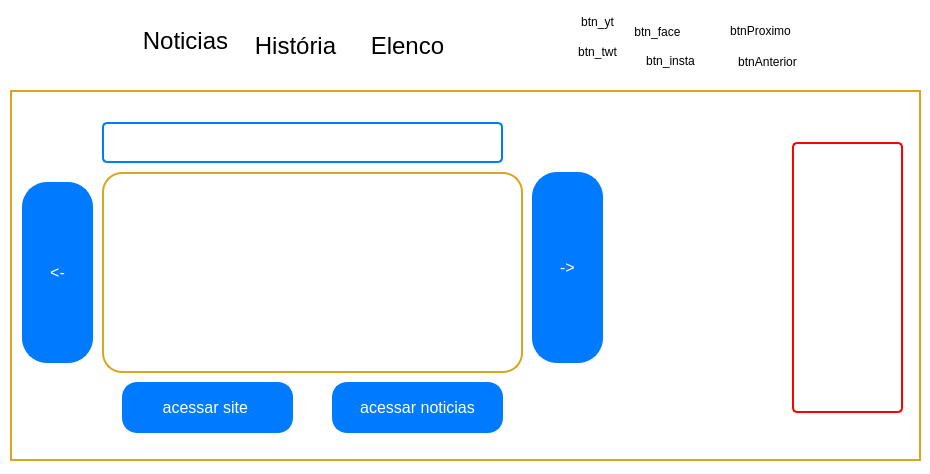
<?xml version="1.0" encoding="UTF-8"?>
<ui version="4.0">
 <class>MainWindow</class>
 <widget class="QMainWindow" name="MainWindow">
  <property name="geometry">
   <rect>
    <x>0</x>
    <y>0</y>
    <width>930</width>
    <height>474</height>
   </rect>
  </property>
  <property name="maximumSize">
   <size>
    <width>930</width>
    <height>474</height>
   </size>
  </property>
  <property name="windowTitle">
   <string>MainWindow</string>
  </property>
  <property name="styleSheet">
   <string notr="true">background-color: white</string>
  </property>
  <widget class="QWidget" name="centralwidget">
   <widget class="QWidget" name="widget" native="true">
    <property name="geometry">
     <rect>
      <x>10</x>
      <y>10</y>
      <width>911</width>
      <height>451</height>
     </rect>
    </property>
    <property name="styleSheet">
     <string notr="true">rgba (0,0,0,0)
background-color: white</string>
    </property>
    <widget class="QLabel" name="logo">
     <property name="geometry">
      <rect>
       <x>10</x>
       <y>10</y>
       <width>91</width>
       <height>71</height>
      </rect>
     </property>
     <property name="text">
      <string/>
     </property>
     <property name="pixmap">
      <pixmap>Real Madrid.jpg</pixmap>
     </property>
     <property name="scaledContents">
      <bool>true</bool>
     </property>
    </widget>
    <widget class="QPushButton" name="noticias">
     <property name="geometry">
      <rect>
       <x>130</x>
       <y>10</y>
       <width>91</width>
       <height>41</height>
      </rect>
     </property>
     <property name="font">
      <font>
       <pointsize>18</pointsize>
      </font>
     </property>
     <property name="text">
      <string>Noticias</string>
     </property>
     <property name="autoDefault">
      <bool>false</bool>
     </property>
     <property name="default">
      <bool>false</bool>
     </property>
     <property name="flat">
      <bool>true</bool>
     </property>
    </widget>
    <widget class="QPushButton" name="classificacao">
     <property name="geometry">
      <rect>
       <x>230</x>
       <y>20</y>
       <width>111</width>
       <height>31</height>
      </rect>
     </property>
     <property name="font">
      <font>
       <pointsize>18</pointsize>
      </font>
     </property>
     <property name="text">
      <string>História</string>
     </property>
     <property name="flat">
      <bool>true</bool>
     </property>
    </widget>
    <widget class="QPushButton" name="elenco">
     <property name="geometry">
      <rect>
       <x>360</x>
       <y>20</y>
       <width>75</width>
       <height>31</height>
      </rect>
     </property>
     <property name="font">
      <font>
       <pointsize>18</pointsize>
      </font>
     </property>
     <property name="text">
      <string>Elenco</string>
     </property>
     <property name="flat">
      <bool>true</bool>
     </property>
    </widget>
    <widget class="QPushButton" name="btn_yt">
     <property name="geometry">
      <rect>
       <x>550</x>
       <y>0</y>
       <width>75</width>
       <height>23</height>
      </rect>
     </property>
     <property name="text">
      <string>btn_yt</string>
     </property>
     <property name="flat">
      <bool>true</bool>
     </property>
    </widget>
    <widget class="QPushButton" name="btn_face">
     <property name="geometry">
      <rect>
       <x>610</x>
       <y>10</y>
       <width>75</width>
       <height>23</height>
      </rect>
     </property>
     <property name="text">
      <string>btn_face</string>
     </property>
     <property name="flat">
      <bool>true</bool>
     </property>
    </widget>
    <widget class="QPushButton" name="btnDescer">
     <property name="geometry">
      <rect>
       <x>710</x>
       <y>0</y>
       <width>81</width>
       <height>41</height>
      </rect>
     </property>
     <property name="styleSheet">
      <string notr="true"/>
     </property>
     <property name="text">
      <string>btnProximo</string>
     </property>
     <property name="default">
      <bool>false</bool>
     </property>
     <property name="flat">
      <bool>true</bool>
     </property>
    </widget>
    <widget class="QPushButton" name="btn_insta">
     <property name="geometry">
      <rect>
       <x>620</x>
       <y>30</y>
       <width>81</width>
       <height>41</height>
      </rect>
     </property>
     <property name="styleSheet">
      <string notr="true">&lt;link href=&quot;https://www.instagram.com/realmadrid/&quot; rel=&quot;stykesheet&quot;&gt;</string>
     </property>
     <property name="text">
      <string>btn_insta</string>
     </property>
     <property name="flat">
      <bool>true</bool>
     </property>
    </widget>
    <widget class="QPushButton" name="btnAnterior">
     <property name="geometry">
      <rect>
       <x>720</x>
       <y>40</y>
       <width>75</width>
       <height>23</height>
      </rect>
     </property>
     <property name="text">
      <string>btnAnterior</string>
     </property>
     <property name="flat">
      <bool>true</bool>
     </property>
    </widget>
    <widget class="QPushButton" name="btn_twt">
     <property name="geometry">
      <rect>
       <x>550</x>
       <y>30</y>
       <width>75</width>
       <height>23</height>
      </rect>
     </property>
     <property name="text">
      <string>btn_twt</string>
     </property>
     <property name="flat">
      <bool>true</bool>
     </property>
    </widget>
    <widget class="QStackedWidget" name="stackedWidget">
     <property name="geometry">
      <rect>
       <x>0</x>
       <y>80</y>
       <width>911</width>
       <height>371</height>
      </rect>
     </property>
     <property name="font">
      <font>
       <pointsize>-1</pointsize>
      </font>
     </property>
     <property name="styleSheet">
      <string notr="true">
       
QStackedWidget {
    background-color: white;
    color: black;
    border: 2px solid  #daa520;
    padding: 10px;
    font-size: 14px;
}

QStackedWidget:focus {
    border: 2px solid #007bff;
}
</string>
     </property>
     <property name="currentIndex">
      <number>0</number>
     </property>
     <widget class="QWidget" name="page">
      <widget class="QTextEdit" name="btnResumo">
       <property name="geometry">
        <rect>
         <x>80</x>
         <y>70</y>
         <width>421</width>
         <height>201</height>
        </rect>
       </property>
       <property name="styleSheet">
        <string notr="true">
       
QTextEdit {
    background-color: white;
    color: black;
    border: 2px solid  #daa520;
    border-radius: 20px;
    padding: 10px;
    font-size: 14px;
}

QTextEdit:focus {
    border: 2px solid #007bff;
}
</string>
       </property>
       <property name="html">
        <string>&lt;!DOCTYPE HTML PUBLIC &quot;-//W3C//DTD HTML 4.0//EN&quot; &quot;http://www.w3.org/TR/REC-html40/strict.dtd&quot;&gt;
&lt;html&gt;&lt;head&gt;&lt;meta name=&quot;qrichtext&quot; content=&quot;1&quot; /&gt;&lt;style type=&quot;text/css&quot;&gt;
p, li { white-space: pre-wrap; }
&lt;/style&gt;&lt;/head&gt;&lt;body style=&quot; font-family:'MS Shell Dlg 2'; font-size:14px; font-weight:400; font-style:normal;&quot;&gt;
&lt;p style=&quot;-qt-paragraph-type:empty; margin-top:0px; margin-bottom:0px; margin-left:0px; margin-right:0px; -qt-block-indent:0; text-indent:0px;&quot;&gt;&lt;br /&gt;&lt;/p&gt;&lt;/body&gt;&lt;/html&gt;</string>
       </property>
      </widget>
      <widget class="QPushButton" name="btnLink">
       <property name="geometry">
        <rect>
         <x>100</x>
         <y>280</y>
         <width>171</width>
         <height>51</height>
        </rect>
       </property>
       <property name="styleSheet">
        <string notr="true">
QPushButton {
    background-color: #007bff;
    color: white;
    border: 2px solid #007bff;
    border-radius: 15px;
    padding: 10px 20px;
    font-size: 16px;
}

QPushButton:hover {
    background-color: #0056b3;
}

QPushButton:pressed {
    background-color: #004080;
}
</string>
       </property>
       <property name="text">
        <string>acessar site </string>
       </property>
      </widget>
      <widget class="QPushButton" name="btnLinkNoticia">
       <property name="geometry">
        <rect>
         <x>310</x>
         <y>280</y>
         <width>171</width>
         <height>51</height>
        </rect>
       </property>
       <property name="styleSheet">
        <string notr="true">
QPushButton {
    background-color: #007bff;
    color: white;
    border: 2px solid #007bff;
    border-radius: 15px;
    padding: 10px 20px;
    font-size: 16px;
}

QPushButton:hover {
    background-color: #0056b3;
}

QPushButton:pressed {
    background-color: #004080;
}
</string>
       </property>
       <property name="text">
        <string>acessar noticias</string>
       </property>
      </widget>
      <widget class="QLabel" name="btnTitulo">
       <property name="geometry">
        <rect>
         <x>80</x>
         <y>20</y>
         <width>401</width>
         <height>41</height>
        </rect>
       </property>
       <property name="styleSheet">
        <string notr="true">color: white;
    font-weight: bold;
    font-size: 12px;
    background-color: #ffff;
    border-radius: 5px;
    padding: 10px 20px;
    border: 2px solid #007bff;
</string>
       </property>
       <property name="text">
        <string>titulo</string>
       </property>
      </widget>
      <widget class="QLabel" name="btnMidias">
       <property name="geometry">
        <rect>
         <x>770</x>
         <y>40</y>
         <width>111</width>
         <height>271</height>
        </rect>
       </property>
       <property name="styleSheet">
        <string notr="true">color: white;
    font-weight: bold;
    font-size: 12px;
    background-color: #ffff;
    border-radius: 5px;
    padding: 10px 20px;
    border: 2px solid #ff0000;
</string>
       </property>
       <property name="text">
        <string/>
       </property>
      </widget>
      <widget class="QPushButton" name="btnProximo">
       <property name="geometry">
        <rect>
         <x>510</x>
         <y>70</y>
         <width>71</width>
         <height>191</height>
        </rect>
       </property>
       <property name="styleSheet">
        <string notr="true">
QPushButton {
    background-color: #007bff;
    color: white;
    border: 2px solid #007bff;
    border-radius: 25px;
    padding: 10px 20px;
    font-size: 16px;
}

QPushButton:hover {
    background-color: #0056b3;
}

QPushButton:pressed {
    background-color: #004080;
}
</string>
       </property>
       <property name="text">
        <string>-&gt;</string>
       </property>
      </widget>
      <widget class="QPushButton" name="btnAnterior_2">
       <property name="geometry">
        <rect>
         <x>0</x>
         <y>80</y>
         <width>71</width>
         <height>181</height>
        </rect>
       </property>
       <property name="styleSheet">
        <string notr="true">
QPushButton {
    background-color: #007bff;
    color: white;
    border: 2px solid #007bff;
    border-radius: 25px;
    padding: 10px 20px;
    font-size: 16px;
}

QPushButton:hover {
    background-color: #0056b3;
}

QPushButton:pressed {
    background-color: #004080;
}
</string>
       </property>
       <property name="text">
        <string>&lt;-</string>
       </property>
      </widget>
      <widget class="QLabel" name="face">
       <property name="geometry">
        <rect>
         <x>790</x>
         <y>50</y>
         <width>71</width>
         <height>61</height>
        </rect>
       </property>
       <property name="text">
        <string/>
       </property>
       <property name="pixmap">
        <pixmap>facebook vector logo  black - outline.jpg</pixmap>
       </property>
       <property name="scaledContents">
        <bool>true</bool>
       </property>
      </widget>
      <widget class="QLabel" name="insta">
       <property name="geometry">
        <rect>
         <x>790</x>
         <y>110</y>
         <width>71</width>
         <height>61</height>
        </rect>
       </property>
       <property name="text">
        <string/>
       </property>
       <property name="pixmap">
        <pixmap>0817158f3a05c0d62de647c28f4cde54.jpg</pixmap>
       </property>
       <property name="scaledContents">
        <bool>true</bool>
       </property>
      </widget>
      <widget class="QLabel" name="youtube">
       <property name="geometry">
        <rect>
         <x>790</x>
         <y>240</y>
         <width>71</width>
         <height>51</height>
        </rect>
       </property>
       <property name="text">
        <string/>
       </property>
       <property name="pixmap">
        <pixmap>Youtube free icons designed by Freepik.jpg</pixmap>
       </property>
       <property name="scaledContents">
        <bool>true</bool>
       </property>
      </widget>
      <widget class="QLabel" name="twitter">
       <property name="geometry">
        <rect>
         <x>790</x>
         <y>170</y>
         <width>71</width>
         <height>51</height>
        </rect>
       </property>
       <property name="text">
        <string/>
       </property>
       <property name="pixmap">
        <pixmap>X Twitter logo PNG, vector files free download - Brandlogos_net.jpg</pixmap>
       </property>
       <property name="scaledContents">
        <bool>true</bool>
       </property>
      </widget>
      <zorder>btnResumo</zorder>
      <zorder>btnLink</zorder>
      <zorder>btnLinkNoticia</zorder>
      <zorder>btnTitulo</zorder>
      <zorder>btnProximo</zorder>
      <zorder>btnAnterior_2</zorder>
      <zorder>btnMidias</zorder>
      <zorder>face</zorder>
      <zorder>insta</zorder>
      <zorder>youtube</zorder>
      <zorder>twitter</zorder>
     </widget>
     <widget class="QWidget" name="page_2">
      <widget class="QTextEdit" name="textEdit">
       <property name="geometry">
        <rect>
         <x>10</x>
         <y>10</y>
         <width>871</width>
         <height>331</height>
        </rect>
       </property>
       <property name="styleSheet">
        <string notr="true">
       
QTextEdit {
    background-color: white;
    color: black;
    border: 2px solid  #daa520;
    border-radius: 20px;
    padding: 10px;
    font-size: 14px;
}

QTextEdit:focus {
    border: 2px solid #007bff;
}

QtextEdit{
	text-align: justify;
}
</string>
       </property>
       <property name="html">
        <string>&lt;!DOCTYPE HTML PUBLIC &quot;-//W3C//DTD HTML 4.0//EN&quot; &quot;http://www.w3.org/TR/REC-html40/strict.dtd&quot;&gt;
&lt;html&gt;&lt;head&gt;&lt;meta name=&quot;qrichtext&quot; content=&quot;1&quot; /&gt;&lt;style type=&quot;text/css&quot;&gt;
p, li { white-space: pre-wrap; }
&lt;/style&gt;&lt;/head&gt;&lt;body style=&quot; font-family:'MS Shell Dlg 2'; font-size:14px; font-weight:400; font-style:normal;&quot;&gt;
&lt;p style=&quot; margin-top:0px; margin-bottom:0px; margin-left:0px; margin-right:0px; -qt-block-indent:0; text-indent:0px;&quot;&gt;&lt;span style=&quot; font-size:14pt;&quot;&gt;O Real Madrid é uma das equipes mais renomadas do mundo do futebol. Fundado em 1902, o clube se estabeleceu como uma força dominante tanto no cenário nacional quanto internacional. Sua sede é na capital espanhola, Madrid.Nos primeiros anos, o clube teve um sucesso moderado, mas em 1950, com a chegada do lendário jogador Alfredo Di Stéfano, o Real Madrid começou a sua era de ouro. Sob a liderança do treinador argentino Helenio Herrera, o clube conquistou cinco títulos da Liga dos Campeões da UEFA consecutivos entre 1955 e 1960, um feito inigualável até hoje.Nos anos seguintes, o clube continuou a acumular títulos, tanto na Espanha quanto na Europa. Figuras como Cristiano Ronaldo, Raúl, Zinedine Zidane, e muitos outros contribuíram para a rica história do clube.Atualmente, o Real Madrid continua sendo uma potência do futebol mundial, competindo na La Liga e na Liga dos Campeões da UEFA, sempre buscando adicionar mais troféus à sua vasta coleção. Sua camisa branca icônica e sua história de sucesso fazem do Real Madrid uma das equipes mais reconhecidas e respeitadas do planeta.&lt;/span&gt;&lt;/p&gt;&lt;/body&gt;&lt;/html&gt;</string>
       </property>
      </widget>
     </widget>
    </widget>
   </widget>
  </widget>
 </widget>
 <resources/>
 <connections/>
</ui>
